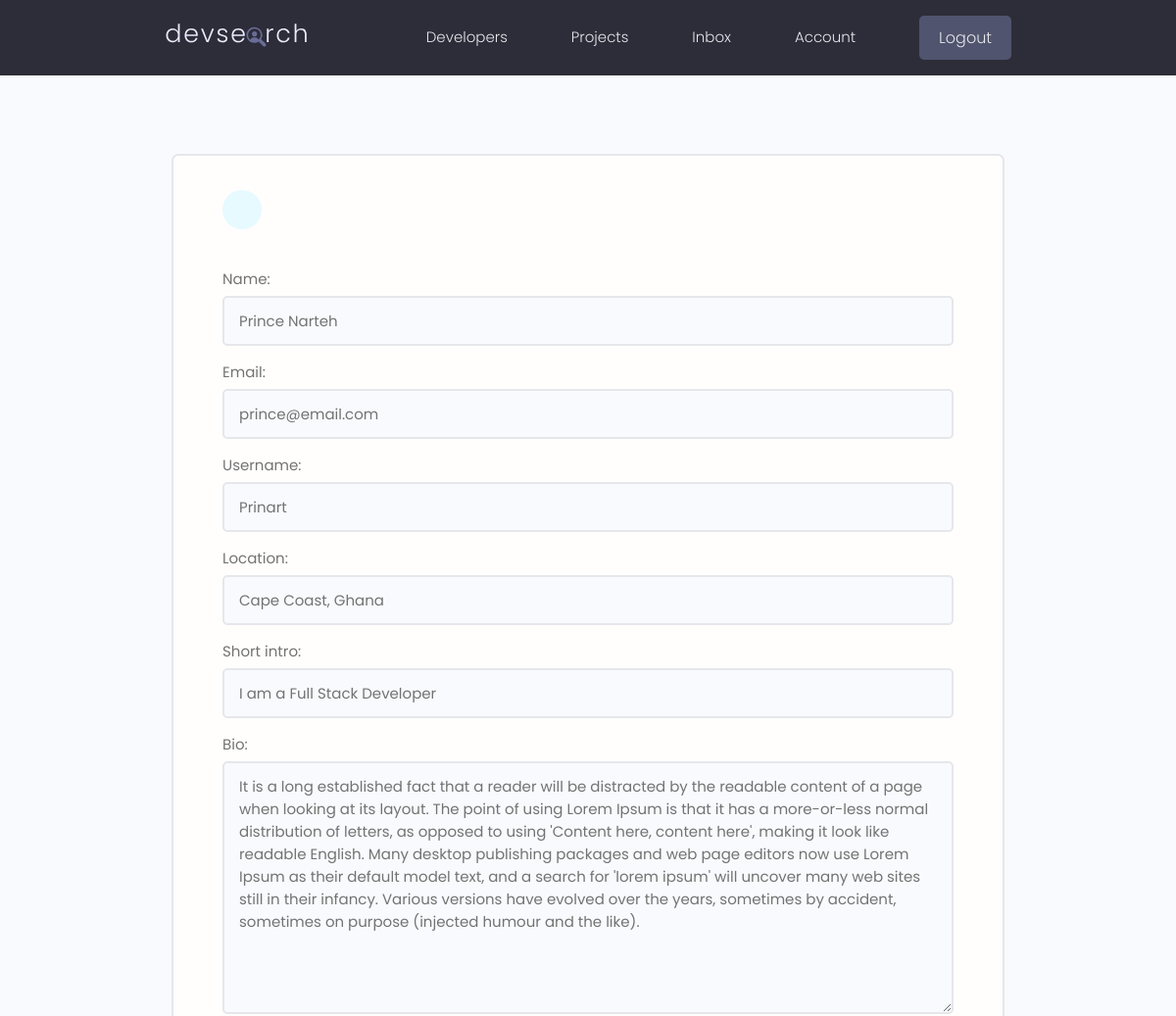
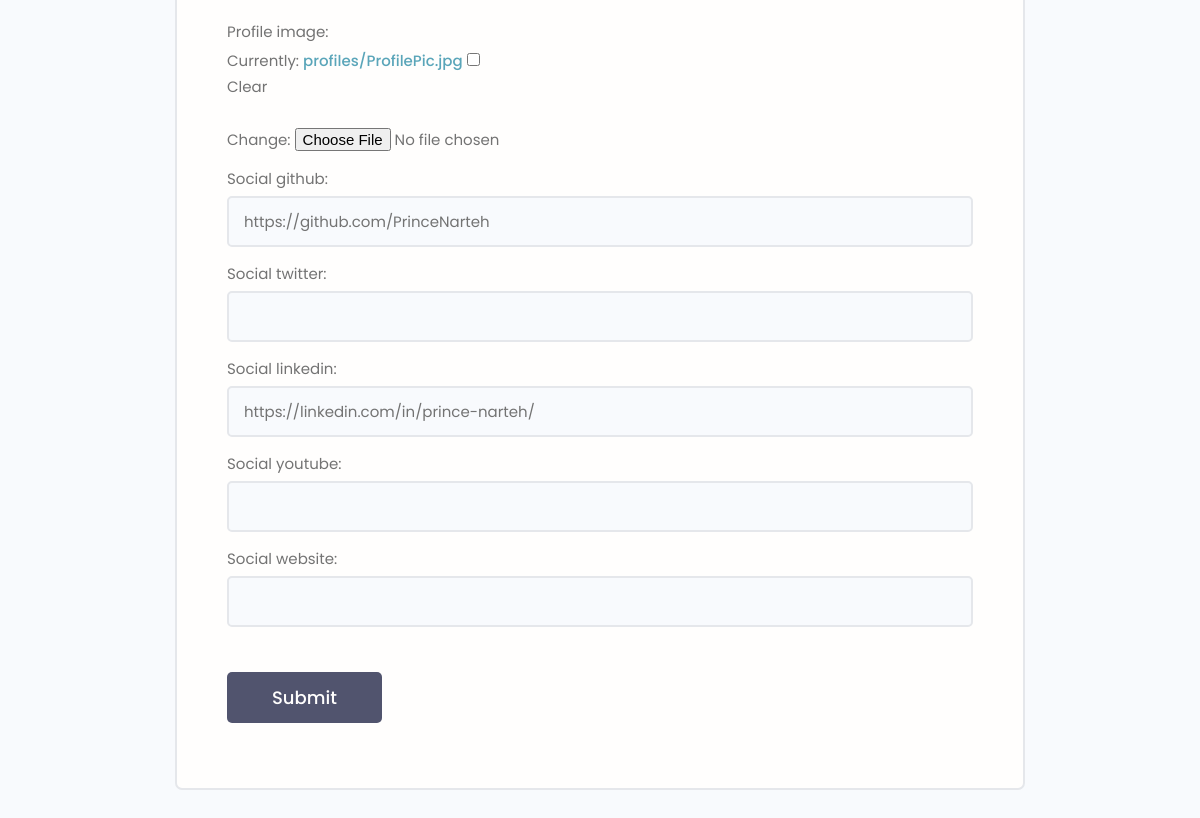
The page /edit-account/ (signed in) on the database its author committed (2 pictures, top to bottom).
### users/models.py (models this page shows, shortened)
class Profile(models.Model):
    id = models.UUIDField(default=uuid.uuid4, unique=True,
                          primary_key=True, editable=False)
    user = models.OneToOneField(
        User, on_delete=models.CASCADE, null=True, blank=True)
    name = models.CharField(max_length=200, blank=True, null=True)
    email = models.EmailField(max_length=200, blank=True, null=True)
    username = models.CharField(max_length=200, blank=True, null=True)
    location = models.CharField(max_length=200, blank=True, null=True)
    short_intro = models.CharField(max_length=200, blank=True, null=True)
    bio = models.TextField(null=True, blank=True)
    profile_image = models.ImageField(
        null=True, blank=True, upload_to='profiles/', default='profiles/user-default.png')
    social_github = models.CharField(max_length=200, blank=True, null=True)
    social_twitter = models.CharField(max_length=200, blank=True, null=True)
    social_linkedin = models.CharField(max_length=200, blank=True, null=True)
    social_youtube = models.CharField(max_length=200, blank=True, null=True)
    social_website = models.CharField(max_length=200, blank=True, null=True)
    created_at = models.DateTimeField(auto_now_add=True)
    updated_at = models.DateTimeField(auto_now=True)

### users/views.py (the view)
# urls.py: path('edit-account/', views.editAccount, name='edit-account'),
@login_required(login_url='login')
def editAccount(request):
    profile: Profile = request.user.profile
    form = ProfileForm(instance=profile)
    if request.method == "POST":
        form = ProfileForm(request.POST, request.FILES, instance=profile)
        if form.is_valid():
            form.save()
            messages.success(request, "Profile updated successfully.")
            return redirect('account')
    context = {"form": form}
    return render(request, 'users/profile_form.html', context)

### users/forms.py
class ProfileForm(ModelForm):
    class Meta:
        model = Profile
        exclude = ['user']
    def __init__(self, *args, **kwargs):
        super(ProfileForm, self).__init__(*args, **kwargs)
        for name, field in self.fields.items():
            field.widget.attrs.update({'class': 'input'})

### users/templates/users/profile_form.html (shortened to what this page needs)
{% extends 'main.html' %}
{% block content %}
    <main class="formPage my-xl">
        <div class="content-box">
            <div class="formWrapper">
                <a class="backButton" href="{% url 'account' %}"></a>
                <br>
                <form action="{% url 'edit-account' %}" method="POST" enctype="multipart/form-data" class="form">
                    {% for field in form %}
                      <div class="form__field">
                          <label for="formInput#text">{{ field.label}}: </label>
                          {{ field }}
                      </div>
                    {% endfor %}
                    <input class="btn btn--sub btn--lg  my-md" type="submit" value="Submit" />
                </form>
            </div>
        </div>
    </main>
{% endblock content %}

### static/styles/app.css (style rules this page uses)
:root { --color-sub: #2d2d39; }
.btn--sub { background-color: var(--color-sub-light); }
.content-box { width: 95%; max-width: 85rem; margin: 0 auto; }
.backButton { background: var(--color-main-light); color: var(--color-main); width: 4rem; height: 4rem; display: flex; align-items: center; justify-content: center; border-radius: 50%; }
.formPage .formWrapper { list-style: none; background: var(--color-white); padding: 3.5rem 5rem; border: 2px solid var(--color-light); border-radius: 0.7rem; }

### static/uikit/styles/modules/_variables.css (style rules this page uses)
:root { --color-main: #5aa5b9; --color-main-light: #e6faff; --color-sub: #3f4156; --color-sub-light: #51546e; --color-sub-lighter: #ededfd; --color-text: #737373; --color-gray: #8b8b8b; --color-light: #e5e7eb; --color-light-gray: #767676; --color-bg: #f8fafd; --color-white: #fffefd; --color-white-light: #f3f3f3; --color-success: #359e64; --color-success-bg: #def8e8; --color-error: #fc4b0b; --color-error-bg: #fff2ee; --font-base: 'Poppins', arial, helvetica, 'Segoe UI', roboto, ubuntu, sans-serif; --font-monospace: 'Fira Code', 'Courier New', courier, monospace; --font-regular: 300; --font-medium: 500; --font-bold: 700; --generic-shadow: 1px 1px 5px #00000010; --generic-transition: all 0.3s ease-in-out; }

### static/uikit/styles/modules/_base.css (style rules this page uses)
* { margin: 0; padding: 0; box-sizing: border-box; text-rendering: optimizeLegibility; color: inherit; font-size: inherit; }
html { font-size: 50%; }
@media only screen and (min-width: 480px) { html { font-size: 56.25%; } }
@media only screen and (min-width: 1200px) { html { font-size: 62.5%; } }
body { line-height: 1.6; font-weight: 400; font-size: 1.5rem; color: var(--color-text); background-color: var(--color-bg); min-height: 100vh; }

### static/uikit/styles/modules/_typography.css (style rules this page uses)
* { font-family: var(--font-base); }
a { padding-bottom: 2px; text-decoration: none; display: inline-block; color: var(--color-main); font-weight: var(--font-medium); }

### static/uikit/styles/modules/_utilities.css (style rules this page uses)
.my-md { margin: 3rem auto; }
.my-xl { margin: 8rem auto; }

### static/uikit/styles/modules/_button.css (style rules this page uses)
.btn { display: inline-block; position: relative; cursor: pointer; background-color: var(--color-light); font-weight: var(--font-medium); color: var(--color-sub); text-decoration: none; padding: 1rem 2rem; border-radius: 0.5rem; border: none; width: -webkit-fit-content; width: -moz-fit-content; width: fit-content; height: -webkit-fit-content; height: -moz-fit-content; height: fit-content; font-size: 1.6rem; outline-width: 0; outline-color: transparent; -webkit-backface-visibility: hidden; backface-visibility: hidden; transition: all 0.3s ease-in-out; }
.btn--sub { background-color: var(--color-sub); color: var(--color-white); }
.btn--lg { font-size: 1.8rem; padding: 1.2rem 4.5rem; }

### static/uikit/styles/modules/_form.css (style rules this page uses)
.form { display: block; }
.form__field { margin-top: 1.5rem; margin-bottom: 1.5rem; }
.form__label, .form__field > label { display: block; margin-bottom: 0.5rem; color: var(--color-text); }
input.input[type='text'], input.input[type='email'], input.input[type='password'], input.input[type='number'], textarea.input { min-width: 24rem; width: 100%; padding: 1.2rem 1.5rem; border-radius: 0.5rem; border: 2px solid var(--color-light); transition: all 0.3s ease-in-out; background-color: var(--color-bg); }

### rows shown on the page
Profile: form "Prince Narteh" "prince@email.com" "Prinart" "Cape Coast, Ghana" "I am a Full Stack Developer" "It is a long established fact that a reader will be distracted by the readable content of a page when looking at its layout. The point of using Lorem Ipsum is that it has a more-or-less normal distribution of letters, as opposed to using 'Content here, content here', making it look like readable English. Many desktop publishing packages and web page editors now use Lorem Ipsum as their default model text, and a search for 'lorem ipsum' will uncover many web sites still in their infancy. Various versions have evolved over the years, sometimes by accident, sometimes on purpose (injected humour and the like)." "https://github.com/PrinceNarteh" "https://linkedin.com/in/prince-narteh/"

### other values the page prints
{{ field.label }} "Name" "Email" "Username" "Location" "Short intro" "Bio" "Profile image" "Social github" "Social twitter" "Social linkedin" "Social youtube" "Social website"
